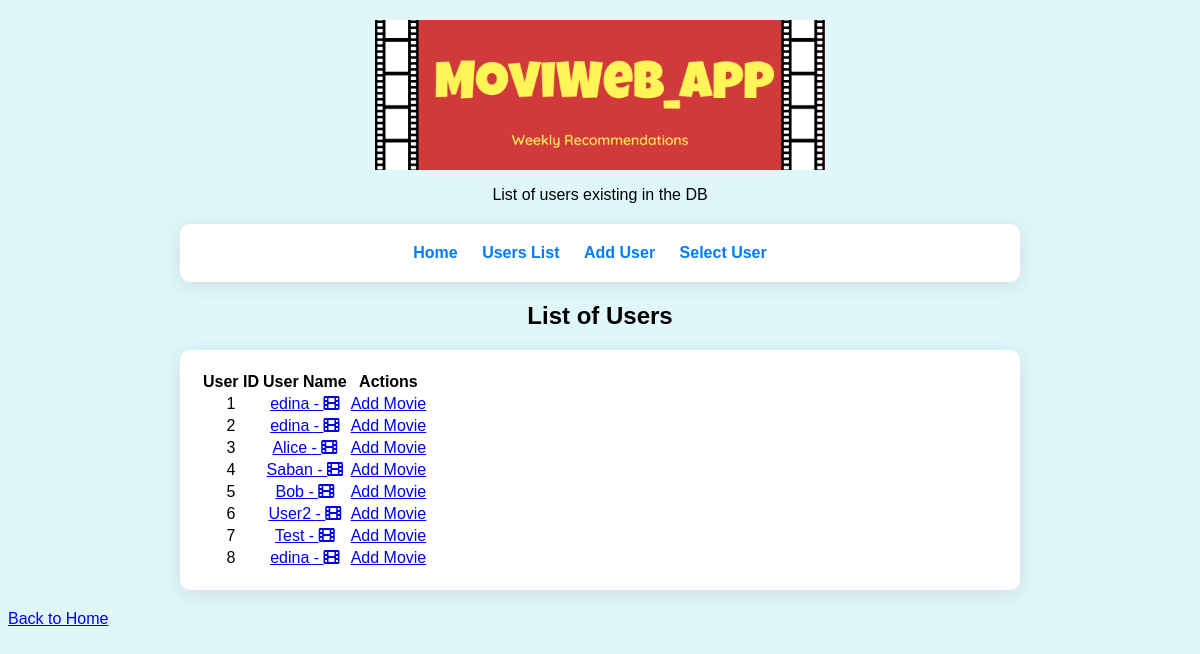
/users, run on an earlier commit of the app's database.
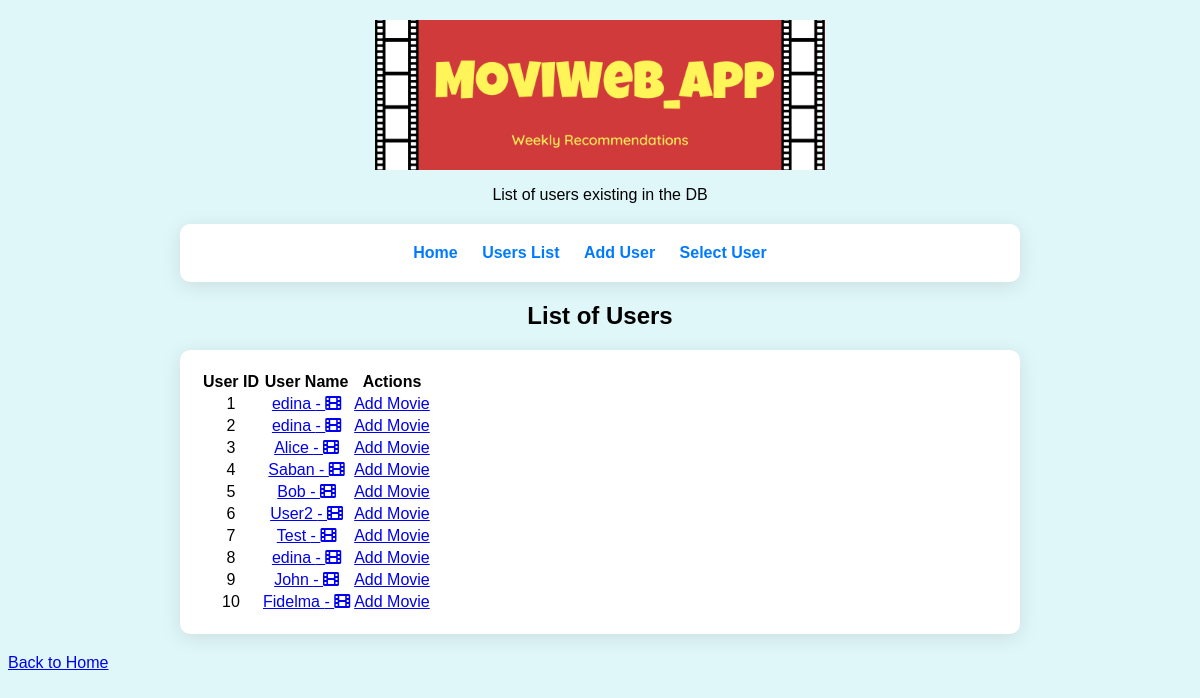
And on a later commit of the database.
### modelsDB.py (models this page shows)
class User(db.Model):
    id = db.Column(db.Integer, primary_key=True)
    name = db.Column(db.String(100), nullable=False)
    movies = db.relationship('Movie', backref='user', lazy=True)

### app.py (the view)
    @app.route('/users')
    def list_users():
        users = data_manager.get_all_users()
        return render_template('users_page.html', users=users)

### datamanager/sqlite_data_manager.py (called while the page is built)
    def get_all_users(self):
        with current_app.app_context():
            return User.query.all()

### templates/users_page.html (shortened to what this page needs)
<!DOCTYPE html>
<html lang="en">
<head>
    <link rel="stylesheet" href="{{ url_for('static', filename='styles.css') }}">
    <link rel="stylesheet" href="https://cdnjs.cloudflare.com/ajax/libs/font-awesome/6.0.0-beta3/css/all.min.css">
</head>
<body>
    <header>
        <img src="{{ url_for('static', filename='header_logo.png') }}" alt="Header Logo" class="header-logo">
        <p>List of users existing in the DB</p>
    </header>
    <main>
        <div class="nav-container">
            <nav>
                <ul class="nav-list">
                    <li><a href="{{ url_for('home') }}">Home</a></li>
                    <li><a href="{{ url_for('list_users') }}">Users List</a></li>
                    <li><a href="{{ url_for('add_user') }}">Add User</a></li>
                    <li><a href="{{ url_for('select_user') }}">Select User</a></li>
                </ul>
            </nav>
        </div>
        <h2>List of Users</h2>
        <div class="nav-container">
            <table class="user-table">
                <thead>
                    <tr>
                        <th>User ID</th>
                        <th>User Name</th>
                        <th>Actions</th>
                    </tr>
                </thead>
                <tbody>
                    {% for user in users %}
                        <tr>
                            <td>{{ user.id }}</td>
                            <td>
                                <a href="{{ url_for('user_movies', user_id=user.id) }}">{{ user.name }} - <i class="fas fa-film" title="View Movies"></i></a>
                            </td>
                            <td>
                                <a href="{{ url_for('add_movie', user_id=user.id) }}">Add Movie</a>
                            </td>
                        </tr>
                    {% endfor %}
                </tbody>
            </table>
        </div>
    </main>
    <footer>
        <a class="back-button" href="{{ url_for('home') }}">Back to Home</a>
    </footer>
</body>
</html>

What changed in the data, as far as the page shows it:
added User: id "9", name "John"
added User: id "10", name "Fidelma"
